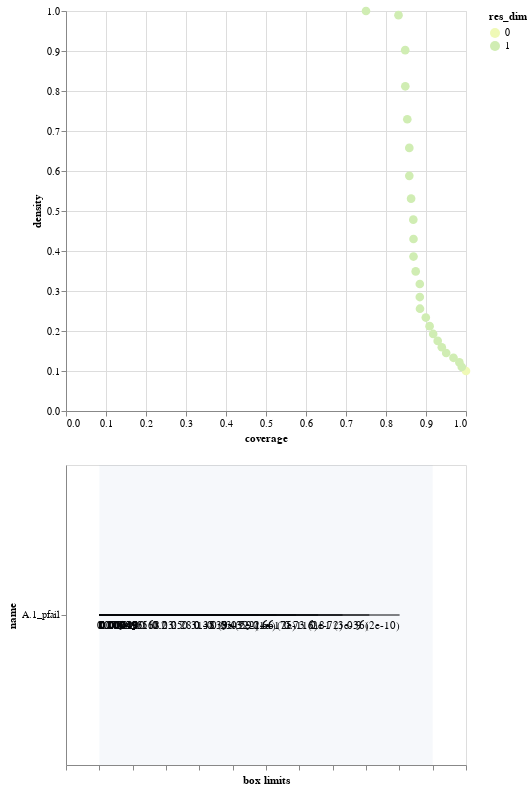

The notebook cell this image was saved under:
### Code cell
box1.inspect_tradeoff()

### Figure 1 — Vega-Lite specification as saved in the notebook (floating-point values rounded to 4 significant figures)
{"$schema": "https://vega.github.io/schema/vega-lite/v3.4.0.json", "config": {"mark": {"tooltip": null}, "view": {"height": 300, "width": 400}}, "datasets": {"data-0a784f96e624c90c4390abe2d0a24a61": [{"id": 1, "maximum": 0.9995, "minimum": 0.0004883, "name": "A.1_pfail", "qp_lower": -1, "qp_upper": 2.33e-10, "x1": 0.0004883, "x2": 0.9004}, {"id": 2, "maximum": 0.9995, "minimum": 0.0004883, "name": "A.1_pfail", "qp_lower": -1, "qp_upper": 3.286e-36, "x1": 0.0004883, "x2": 0.8096}, {"id": 3, "maximum": 0.9995, "minimum": 0.0004883, "name": "A.1_pfail", "qp_lower": -1, "qp_upper": 2.268e-72, "x1": 0.0004883, "x2": 0.7295}, {"id": 4, "maximum": 0.9995, "minimum": 0.0004883, "name": "A.1_pfail", "qp_lower": -1, "qp_upper": 1.505e-116, "x1": 0.0004883, "x2": 0.6562}, {"id": 5, "maximum": 0.9995, "minimum": 0.0004883, "name": "A.1_pfail", "qp_lower": -1, "qp_upper": 1.166e-175, "x1": 0.0004883, "x2": 0.5898}, {"id": 6, "maximum": 0.9995, "minimum": 0.0004883, "name": "A.1_pfail", "qp_lower": -1, "qp_upper": 1.655e-244, "x1": 0.0004883, "x2": 0.5312}, {"id": 7, "maximum": 0.9995, "minimum": 0.0004883, "name": "A.1_pfail", "qp_lower": -1, "qp_upper": 3e-322, "x1": 0.0004883, "x2": 0.4775}, {"id": 8, "maximum": 0.9995, "minimum": 0.0004883, "name": "A.1_pfail", "qp_lower": -1, "qp_upper": 0, "x1": 0.0004883, "x2": 0.4287}, {"id": 9, "maximum": 0.9995, "minimum": 0.0004883, "name": "A.1_pfail", "qp_lower": -1, "qp_upper": 0, "x1": 0.0004883, "x2": 0.3857}, {"id": 10, "maximum": 0.9995, "minimum": 0.0004883, "name": "A.1_pfail", "qp_lower": -1, "qp_upper": 0, "x1": 0.0004883, "x2": 0.3467}, {"id": 11, "maximum": 0.9995, "minimum": 0.0004883, "name": "A.1_pfail", "qp_lower": -1, "qp_upper": 0, "x1": 0.0004883, "x2": 0.3105}, {"id": 12, "maximum": 0.9995, "minimum": 0.0004883, "name": "A.1_pfail", "qp_lower": -1, "qp_upper": 0, "x1": 0.0004883, "x2": 0.2793}, {"id": 13, "maximum": 0.9995, "minimum": 0.0004883, "name": "A.1_pfail", "qp_lower": -1, "qp_upper": 0, "x1": 0.0004883, "x2": 0.251}, {"id": 14, "maximum": 0.9995, "minimum": 0.0004883, "name": "A.1_pfail", "qp_lower": -1, "qp_upper": 0, "x1": 0.0004883, "x2": 0.2256}, {"id": 15, "maximum": 0.9995, "minimum": 0.0004883, "name": "A.1_pfail", "qp_lower": -1, "qp_upper": 0, "x1": 0.0004883, "x2": 0.2021}, {"id": 16, "maximum": 0.9995, "minimum": 0.0004883, "name": "A.1_pfail", "qp_lower": -1, "qp_upper": 0, "x1": 0.0004883, "x2": 0.1816}, {"id": 17, "maximum": 0.9995, "minimum": 0.0004883, "name": "A.1_pfail", "qp_lower": -1, "qp_upper": 0, "x1": 0.0004883, "x2": 0.1641}, {"id": 18, "maximum": 0.9995, "minimum": 0.0004883, "name": "A.1_pfail", "qp_lower": -1, "qp_upper": 0, "x1": 0.0004883, "x2": 0.1465}, {"id": 19, "maximum": 0.9995, "minimum": 0.0004883, "name": "A.1_pfail", "qp_lower": -1, "qp_upper": 0, "x1": 0.0004883, "x2": 0.1309}, {"id": 20, "maximum": 0.9995, "minimum": 0.0004883, "name": "A.1_pfail", "qp_lower": -1, "qp_upper": 0, "x1": 0.0004883, "x2": 0.1172}, {"id": 21, "maximum": 0.9995, "minimum": 0.0004883, "name": "A.1_pfail", "qp_lower": -1, "qp_upper": 0, "x1": 0.0004883, "x2": 0.1055}, {"id": 22, "maximum": 0.9995, "minimum": 0.0004883, "name": "A.1_pfail", "qp_lower": -1, "qp_upper": 0, "x1": 0.0004883, "x2": 0.09473}, {"id": 23, "maximum": 0.9995, "minimum": 0.0004883, "name": "A.1_pfail", "qp_lower": -1, "qp_upper": 0, "x1": 0.0004883, "x2": 0.08398}, {"id": 24, "maximum": 0.9995, "minimum": 0.0004883, "name": "A.1_pfail", "qp_lower": -1, "qp_upper": 0, "x1": 0.0004883, "x2": 0.07544}], "data-6930bcacb34237d9b2ce30c82edd22a2": [{"coverage": 1, "density": 0.1, "id": 0, "mass": 1, "mean": 0.1, "res_dim": 0}, {"coverage": 0.9895, "density": 0.11, "id": 1, "mass": 0.8995, "mean": 0.11, "res_dim": 1}, {"coverage": 0.9835, "density": 0.1215, "id": 2, "mass": 0.8095, "mean": 0.1215, "res_dim": 1}, {"coverage": 0.9688, "density": 0.133, "id": 3, "mass": 0.7285, "mean": 0.133, "res_dim": 1}, {"coverage": 0.9505, "density": 0.145, "id": 4, "mass": 0.6555, "mean": 0.145, "res_dim": 1}, {"coverage": 0.9395, "density": 0.1594, "id": 5, "mass": 0.5895, "mean": 0.1594, "res_dim": 1}, {"coverage": 0.9293, "density": 0.1752, "id": 6, "mass": 0.5305, "mean": 0.1752, "res_dim": 1}, {"coverage": 0.918, "density": 0.1927, "id": 7, "mass": 0.4765, "mean": 0.1927, "res_dim": 1}, {"coverage": 0.909, "density": 0.2121, "id": 8, "mass": 0.4285, "mean": 0.2121, "res_dim": 1}, {"coverage": 0.8995, "density": 0.2336, "id": 9, "mass": 0.385, "mean": 0.2336, "res_dim": 1}, {"coverage": 0.885, "density": 0.2558, "id": 10, "mass": 0.346, "mean": 0.2558, "res_dim": 1}, {"coverage": 0.8845, "density": 0.2849, "id": 11, "mass": 0.3105, "mean": 0.2849, "res_dim": 1}, {"coverage": 0.8845, "density": 0.3176, "id": 12, "mass": 0.2785, "mean": 0.3176, "res_dim": 1}, {"coverage": 0.8742, "density": 0.349, "id": 13, "mass": 0.2505, "mean": 0.349, "res_dim": 1}, {"coverage": 0.8688, "density": 0.3861, "id": 14, "mass": 0.225, "mean": 0.3861, "res_dim": 1}, {"coverage": 0.8688, "density": 0.4301, "id": 15, "mass": 0.202, "mean": 0.4301, "res_dim": 1}, {"coverage": 0.8682, "density": 0.4784, "id": 16, "mass": 0.1815, "mean": 0.4784, "res_dim": 1}, {"coverage": 0.8628, "density": 0.5309, "id": 17, "mass": 0.1625, "mean": 0.5309, "res_dim": 1}, {"coverage": 0.8582, "density": 0.5878, "id": 18, "mass": 0.146, "mean": 0.5878, "res_dim": 1}, {"coverage": 0.8582, "density": 0.6577, "id": 19, "mass": 0.1305, "mean": 0.6577, "res_dim": 1}, {"coverage": 0.8532, "density": 0.7293, "id": 20, "mass": 0.117, "mean": 0.7293, "res_dim": 1}, {"coverage": 0.8482, "density": 0.8117, "id": 21, "mass": 0.1045, "mean": 0.8117, "res_dim": 1}, {"coverage": 0.848, "density": 0.9021, "id": 22, "mass": 0.094, "mean": 0.9021, "res_dim": 1}, {"coverage": 0.8313, "density": 0.9896, "id": 23, "mass": 0.084, "mean": 0.9896, "res_dim": 1}, {"coverage": 0.75, "density": 1, "id": 24, "mass": 0.075, "mean": 1, "res_dim": 1}], "data-bb8d07f6df3d47a6a475317795287b23": [{"end": 1, "start": 0}], "data-d751713988987e9331980363e24189ce": []}, "vconcat": [{"data": {"name": "data-6930bcacb34237d9b2ce30c82edd22a2"}, "encoding": {"color": {"field": "res_dim", "scale": {"range": ["#eff9b6", "#d0edb3", "#97d6b9", "#5dc0c0", "#31a5c2", "#1f80b8", "#2354a3", "#21318d"]}, "type": "ordinal"}, "opacity": {"condition": {"selection": "selector002", "value": 1}, "value": 0.4}, "tooltip": [{"field": "id", "type": "ordinal"}, {"field": "coverage", "format": ".2", "type": "quantitative"}, {"field": "density", "format": ".2", "type": "quantitative"}, {"field": "res_dim", "type": "ordinal"}], "x": {"field": "coverage", "type": "quantitative"}, "y": {"field": "density", "type": "quantitative"}}, "height": 400, "mark": {"size": 75, "type": "circle"}, "selection": {"selector002": {"fields": ["id"], "type": "single"}}, "width": 400}, {"layer": [{"data": {"name": "data-0a784f96e624c90c4390abe2d0a24a61"}, "encoding": {"x": {"axis": {"grid": false, "labels": false, "title": "box limits"}, "field": "x_lower", "scale": {"domain": [0, 1], "padding": 0.1}, "type": "quantitative"}, "x2": {"field": "x_upper"}, "y": {"field": "name", "scale": {"padding": 1}, "type": "nominal"}}, "mark": "rule", "transform": [{"as": "x_lower", "calculate": "(datum.x1-datum.minimum)/(datum.maximum-datum.minimum)"}, {"as": "x_upper", "calculate": "(datum.x2-datum.minimum)/(datum.maximum-datum.minimum)"}, {"filter": {"selection": "selector002"}}], "width": 400}, {"data": {"name": "data-0a784f96e624c90c4390abe2d0a24a61"}, "encoding": {"text": {"field": "text", "type": "ordinal"}, "x": {"axis": {"grid": false, "labels": false, "title": "box limits"}, "field": "x_lower", "scale": {"domain": [0, 1], "padding": 0.1}, "type": "quantitative"}, "x2": {"field": "x_upper"}, "y": {"field": "name", "scale": {"padding": 1}, "type": "nominal"}}, "mark": {"align": "left", "baseline": "top", "dy": 5, "type": "text"}, "transform": [{"as": "x_lower", "calculate": "(datum.x1-datum.minimum)/(datum.maximum-datum.minimum)"}, {"as": "x_upper", "calculate": "(datum.x2-datum.minimum)/(datum.maximum-datum.minimum)"}, {"filter": {"selection": "selector002"}}, {"as": "text", "calculate": "datum.qp_lower>0?format(datum.x1, \".2\")+\" (\"+format(datum.qp_lower, \".1~g\")+\")\" :format(datum.x1, \".2\")"}], "width": 400}, {"data": {"name": "data-0a784f96e624c90c4390abe2d0a24a61"}, "encoding": {"text": {"field": "text", "type": "ordinal"}, "x": {"field": "x_upper", "type": "quantitative"}, "x2": {"field": "x_upper"}, "y": {"field": "name", "scale": {"padding": 1}, "type": "nominal"}}, "mark": {"align": "right", "baseline": "top", "dy": 5, "type": "text"}, "transform": [{"as": "x_lower", "calculate": "(datum.x1-datum.minimum)/(datum.maximum-datum.minimum)"}, {"as": "x_upper", "calculate": "(datum.x2-datum.minimum)/(datum.maximum-datum.minimum)"}, {"filter": {"selection": "selector002"}}, {"as": "text", "calculate": "datum.qp_upper>0?format(datum.x2, \".2\")+\" (\"+format(datum.qp_upper, \".1\")+\")\" :format(datum.x2, \".2\")"}], "width": 400}, {"data": {"name": "data-bb8d07f6df3d47a6a475317795287b23"}, "encoding": {"x": {"field": "start", "type": "quantitative"}, "x2": {"field": "end"}}, "mark": {"opacity": 0.05, "type": "rect"}}, {"data": {"name": "data-d751713988987e9331980363e24189ce"}, "encoding": {"x": {"field": "x", "type": "quantitative"}, "y": {"field": "name", "type": "nominal"}}, "mark": "point", "transform": [{"filter": {"selection": "selector002"}}], "width": 400}, {"data": {"name": "data-d751713988987e9331980363e24189ce"}, "encoding": {"text": {"field": "item", "type": "nominal"}, "x": {"field": "x", "type": "quantitative"}, "y": {"field": "name", "type": "nominal"}}, "mark": {"align": "center", "baseline": "top", "dy": 5, "type": "text"}, "transform": [{"filter": {"selection": "selector002"}}], "width": 400}]}]}
